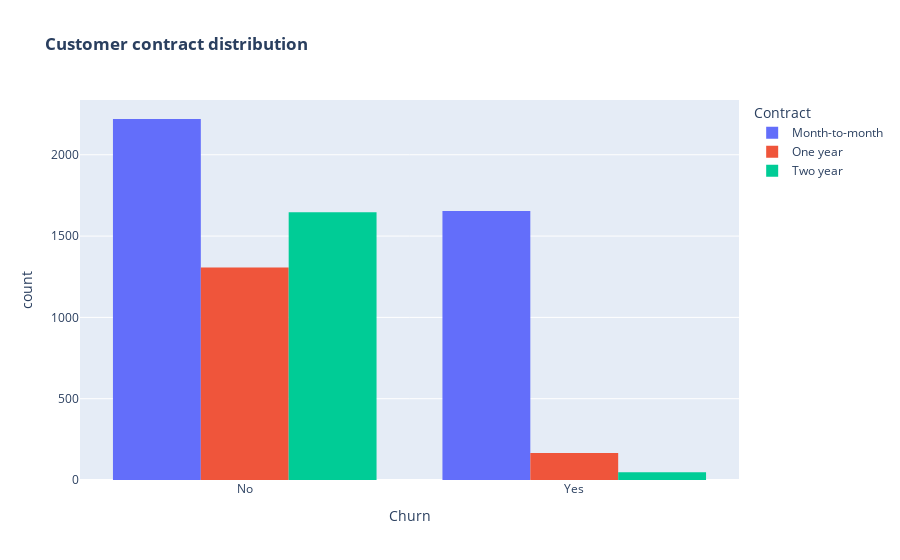

The notebook cell this image was saved under:
### Code cell
fig = px.histogram(df, x="Churn", color="Contract", barmode="group", title="<b>Customer contract distribution<b>")
fig.show()

### Figure 1 — Plotly figure (JSON) as saved in the notebook; plotly's stock layout.template omitted (floating-point values rounded to 4 significant figures; data arrays with more than 128 entries replaced by an {"elided": "..."} marker saying what was removed)
{"data": [{"alignmentgroup": "True", "bingroup": "x", "hovertemplate": "Contract=Month-to-month<br>Churn=%{x}<br>count=%{y}<extra></extra>", "legendgroup": "Month-to-month", "marker": {"color": "#636efa", "pattern": {"shape": ""}}, "name": "Month-to-month", "offsetgroup": "Month-to-month", "orientation": "v", "showlegend": true, "x": {"elided": "3875 str values"}, "xaxis": "x", "yaxis": "y", "type": "histogram"}, {"alignmentgroup": "True", "bingroup": "x", "hovertemplate": "Contract=One year<br>Churn=%{x}<br>count=%{y}<extra></extra>", "legendgroup": "One year", "marker": {"color": "#EF553B", "pattern": {"shape": ""}}, "name": "One year", "offsetgroup": "One year", "orientation": "v", "showlegend": true, "x": {"elided": "1473 str values"}, "xaxis": "x", "yaxis": "y", "type": "histogram"}, {"alignmentgroup": "True", "bingroup": "x", "hovertemplate": "Contract=Two year<br>Churn=%{x}<br>count=%{y}<extra></extra>", "legendgroup": "Two year", "marker": {"color": "#00cc96", "pattern": {"shape": ""}}, "name": "Two year", "offsetgroup": "Two year", "orientation": "v", "showlegend": true, "x": {"elided": "1695 str values"}, "xaxis": "x", "yaxis": "y", "type": "histogram"}], "layout": {"xaxis": {"anchor": "y", "domain": [0, 1], "title": {"text": "Churn"}}, "yaxis": {"anchor": "x", "domain": [0, 1], "title": {"text": "count"}}, "legend": {"title": {"text": "Contract"}, "tracegroupgap": 0}, "title": {"text": "<b>Customer contract distribution<b>"}, "barmode": "group"}}
